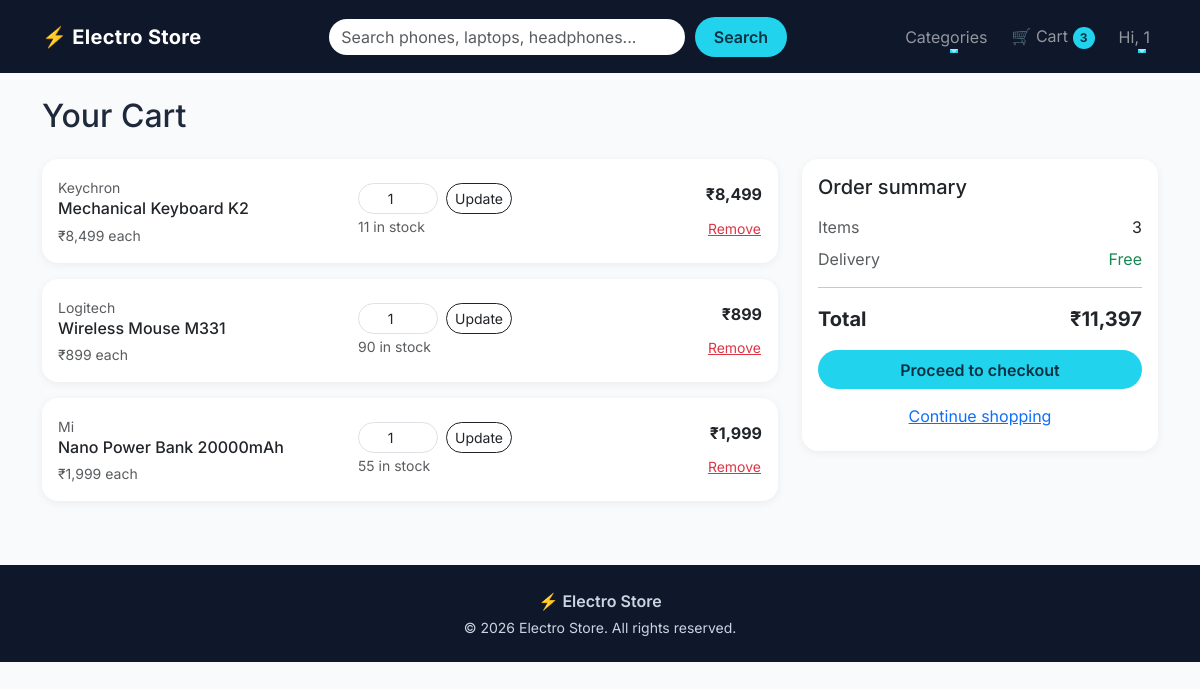
The page /cart/ (signed in) on the database as committed earlier.
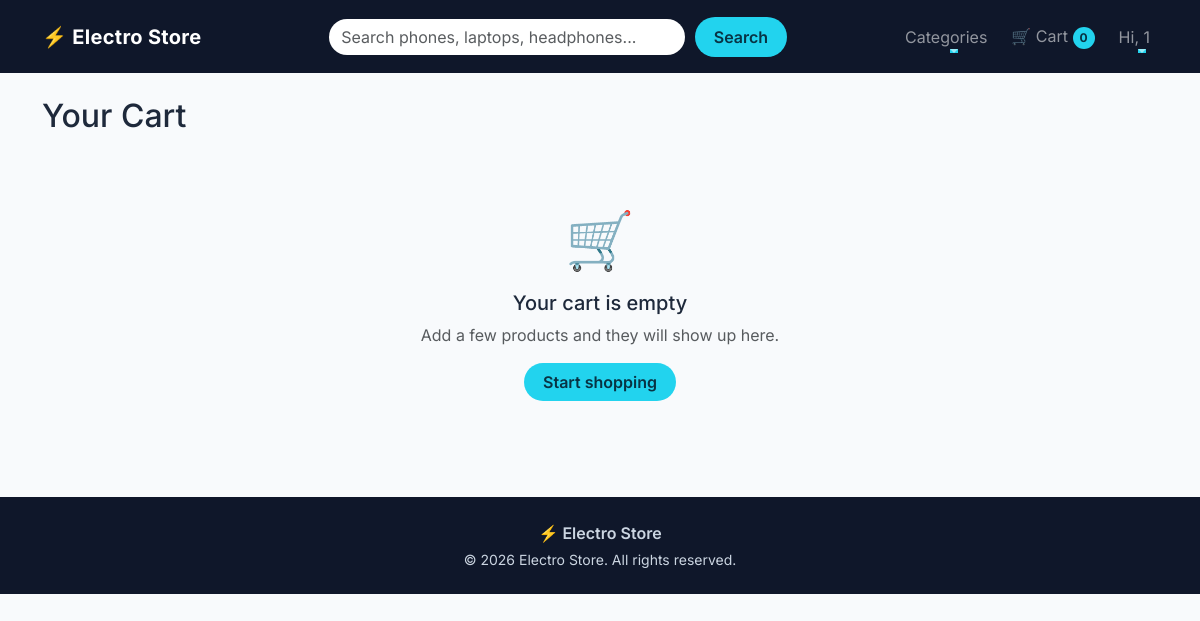
The same page on the database as committed later.
### accounts/models.py (models this page shows)
class User(AbstractUser):
    phone = models.CharField(max_length=15, blank=True)

### cart/models.py (models this page shows, shortened)
class CartItem(models.Model):
    cart = models.ForeignKey(
        Cart,
        on_delete=models.CASCADE,
        related_name='items'
    )
    product = models.ForeignKey(
        Product,
        on_delete=models.CASCADE
    )
    quantity = models.PositiveIntegerField(default=1)
    class Meta:
        unique_together = ('cart', 'product')
    @property
    def subtotal(self):
        return self.product.price * self.quantity

class Cart(models.Model):
    user = models.OneToOneField(settings.AUTH_USER_MODEL,on_delete=models.CASCADE,related_name='cart')
    created_at = models.DateTimeField(auto_now_add=True)
    @property
    def total_items(self):
        return sum(item.quantity for item in self.items.all())
    @property
    def total_price(self):
        return sum(item.subtotal for item in self.items.all())

### store/models.py (models this page shows, shortened)
class Product(models.Model):
    category = models.ForeignKey(Category,on_delete=models.CASCADE,related_name='products')
    name = models.CharField(max_length=200)
    slug = models.CharField(unique=True)
    brand = models.CharField(max_length=100)
    description = models.TextField()
    specs = models.TextField(blank=True)
    price = models.DecimalField(max_digits=10,decimal_places=2)
    stock = models.PositiveBigIntegerField(default=0)
    image = models.ImageField(upload_to='products/',blank=True)
    is_featured = models.BooleanField(default=False)
    created_at = models.DateTimeField(auto_now_add=True)
    class Meta:
        ordering = ['-created_at']

### cart/views.py (the view)
# urls.py: path('', views.cart_view, name='cart_detail'),
@login_required
def cart_view(request):
    cart, created = Cart.objects.get_or_create(user=request.user)
    items = cart.items.select_related('product')
    return render(
        request,
        'cart_templates/cart.html',
        {'cart': cart, 'items': items}
    )

### cart/context_processors.py (called while the page is built)
def cart_count(request):
    count = 0
    if request.user.is_authenticated:
        cart = Cart.objects.filter(user=request.user).first()
        if cart:
            count = cart.total_items
    return {'cart_count': count}

### store/context_processors.py (called while the page is built)
def categories(request):
    return {'nav_categories' : Category.objects.all()}

def wishlist_ids(request):
    if request.user.is_authenticated:
        ids = set(
            Wishlist.objects.filter(
                user=request.user
            ).values_list('product_id', flat=True)
        )
    else:
        ids = set()
    return {'wishlist_ids': ids}

### templates/cart_templates/cart.html (shortened to what this page needs)
{% extends 'base.html' %}
{% load humanize %}
{% block content %}
<h2 class="mb-4">Your Cart</h2>
{% if items %}
<div class="row g-4">
  <div class="col-lg-8">
    {% for item in items %}
    <div class="card cart-item mb-3 reveal">
      <div class="card-body">
        <div class="row align-items-center g-3">
          <div class="col-12 col-md-5">
            <small class="text-muted">{{ item.product.brand }}</small>
            <h6 class="mb-1">
              <a href="{% url 'store:product_detail' item.product.slug %}" class="text-decoration-none text-dark">{{ item.product.name }}</a>
            </h6>
            <span class="text-muted small">₹{{ item.product.price|floatformat:0|intcomma }} each</span>
          </div>
          <div class="col-7 col-md-4">
            <form method="post" action="{% url 'cart:update_cart' item.id %}" class="d-flex gap-2">
              <input type="number" name="quantity" value="{{ item.quantity }}" min="0" max="{{ item.product.stock }}" class="form-control form-control-sm qty-input">
              <button type="submit" class="btn btn-sm btn-outline-dark rounded-pill">Update</button>
            </form>
            <small class="text-muted">{{ item.product.stock }} in stock</small>
          </div>
          <div class="col-5 col-md-3 text-end">
            <div class="fw-bold mb-2">₹{{ item.subtotal|floatformat:0|intcomma }}</div>
            <form method="post" action="{% url 'cart:remove_from_cart' item.id %}">
              <button type="submit" class="btn btn-sm btn-link text-danger p-0">Remove</button>
            </form>
          </div>
        </div>
      </div>
    </div>
    {% endfor %}
  </div>
  <div class="col-lg-4">
    <div class="card cart-summary reveal">
      <div class="card-body">
        <h5 class="mb-3">Order summary</h5>
        <div class="d-flex justify-content-between mb-2">
          <span class="text-muted">Items</span>
          <span>{{ cart.total_items }}</span>
        </div>
        <div class="d-flex justify-content-between mb-3">
          <span class="text-muted">Delivery</span>
          <span class="text-success">Free</span>
        </div>
        <hr>
        <div class="d-flex justify-content-between fw-bold fs-5 mb-3">
          <span>Total</span>
          <span>₹{{ cart.total_price|floatformat:0|intcomma }}</span>
        </div>
        <a href="{% url 'orders:checkout' %}" class="btn btn-accent w-100">Proceed to checkout</a>
        <a href="{% url 'store:product_list' %}" class="btn btn-link w-100 mt-2">Continue shopping</a>
      </div>
    </div>
  </div>
</div>
{% else %}
<div class="text-center py-5">
  <p class="display-4">🛒</p>
  <h5>Your cart is empty</h5>
  <p class="text-muted">Add a few products and they will show up here.</p>
  <a href="{% url 'store:product_list' %}" class="btn btn-accent">Start shopping</a>
</div>
{% endif %}
{% endblock %}

### templates/base.html (shortened to what this page needs)
{% load static %}
<!DOCTYPE html>
<html lang="en">
<head>
  <link href="https://cdn.jsdelivr.net/npm/bootstrap@5.3.3/dist/css/bootstrap.min.css" rel="stylesheet">
  <link href="{% static 'css/style.css' %}" rel="stylesheet">
</head>
<body>
  <nav class="navbar navbar-expand-lg navbar-dark sticky-top site-navbar" id="mainNavbar">
    <div class="container">
      <a class="navbar-brand" href="{% url 'store:home' %}"><span class="brand-icon">⚡</span> Electro Store</a>
      <div class="collapse navbar-collapse" id="navMenu">
        <form class="search-form mx-lg-auto my-3 my-lg-0" role="search" action="{% url 'store:product_list' %}"
          method="get">
          <input class="form-control" type="search" name="q" placeholder="Search phones, laptops, headphones...">
          <button class="btn btn-accent" type="submit">Search</button>
        </form>
        <ul class="navbar-nav align-items-lg-center gap-lg-2">
          <li class="nav-item dropdown">
            <a class="nav-link nav-anim dropdown-toggle" href="#" role="button" data-bs-toggle="dropdown"
              aria-expanded="false">
              Categories
            </a>
          </li>
          <li class="nav-item">
            <a class="nav-link nav-anim" href="{% url 'cart:cart_detail' %}">
              🛒 Cart <span class="cart-badge" id="cartCount">{{ cart_count }}</span>
            </a>
          </li>
          {% if user.is_authenticated %}
          <li class="nav-item dropdown">
            <a class="nav-link nav-anim dropdown-toggle" href="#" role="button" data-bs-toggle="dropdown"
              aria-expanded="false">
              Hi, {{ user.first_name|default:user.username }}
            </a>
          </li>
          {% else %}
          <li class="nav-item"><a class="nav-link nav-anim" href="{% url 'accounts:login' %}">Login</a></li>
          <li class="nav-item"><a class="btn btn-accent ms-lg-2" href="{% url 'accounts:signup' %}">Sign Up</a></li>
          {% endif %}
        </ul>
      </div>
    </div>
  </nav>
  <main class="container my-4 page-content">
    {% block content %}{% endblock %}
  </main>
  <footer class="site-footer mt-5">
    <div class="container py-4 text-center">
      <p class="mb-1 fw-semibold">⚡ Electro Store</p>
      <p class="mb-0 small">© 2026 Electro Store. All rights reserved.</p>
    </div>
  </footer>
</body>
</html>

### static/css/style.css (style rules this page uses)
:root { --bg-dark: #0f172a; --accent: #22d3ee; --accent-dark: #06b6d4; --text-dark: #1e293b; --ease: cubic-bezier(0.22, 1, 0.36, 1); }
body { font-family: 'Inter', system-ui, sans-serif; color: var(--text-dark); background: #f8fafc; animation: pageFade 0.6s var(--ease); }
.site-navbar { background: var(--bg-dark); padding: 1rem 0; transition: padding 0.35s var(--ease), box-shadow 0.35s var(--ease), background 0.35s var(--ease); }
.navbar-brand { font-weight: 700; letter-spacing: 0.3px; transition: transform 0.3s var(--ease); }
.brand-icon { display: inline-block; transition: transform 0.5s var(--ease); }
.nav-anim { position: relative; }
.nav-anim::after { content: ''; position: absolute; left: 50%; bottom: 4px; width: 0; height: 2px; background: var(--accent); transition: width 0.3s var(--ease), left 0.3s var(--ease); }
.search-form { display: flex; width: 100%; max-width: 460px; gap: 0.5rem; }
.search-form .form-control { border-radius: 50px; border: 2px solid transparent; transition: border-color 0.3s, box-shadow 0.3s; }
.btn-accent { background: var(--accent); color: #083344; font-weight: 600; border: none; border-radius: 50px; padding: 0.45rem 1.2rem; transition: transform 0.25s var(--ease), box-shadow 0.25s var(--ease), background 0.25s; }
.cart-badge { display: inline-block; min-width: 22px; padding: 2px 7px; border-radius: 50px; background: var(--accent); color: #083344; font-size: 0.75rem; font-weight: 700; text-align: center; }
.site-footer { background: var(--bg-dark); color: #cbd5e1; }

Rows that differ between the two databases and show on the page:
removed CartItem: product.brand "Keychron", product.name "Mechanical Keyboard K2", product.price "8,499", quantity "1", product.stock "11", subtotal "8,499"
removed CartItem: product.brand "Logitech", product.name "Wireless Mouse M331", product.price "899", quantity "1", product.stock "90", subtotal "899"
removed CartItem: product.brand "Mi", product.name "Nano Power Bank 20000mAh", product.price "1,999", quantity "1", product.stock "55", subtotal "1,999"
no longer on this page (row unchanged): Cart: total_items "3", total_price "11,397"
Other text that changed with them:
{{ cart_count }}: "3" → "0"
text no longer shown: "Order summary Items Delivery Free Total ₹ Proceed to checkout Continue shopping"
text now shown: "🛒 Your cart is empty Add a few products and they will show up here. Start shopping"
